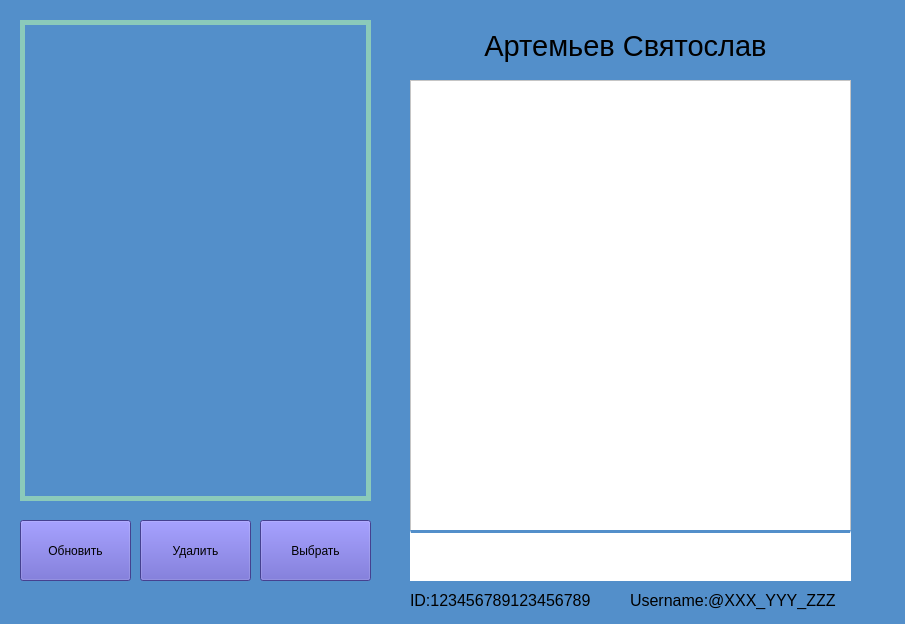
<?xml version="1.0" encoding="UTF-8"?>
<ui version="4.0">
 <class>Form</class>
 <widget class="QWidget" name="Form">
  <property name="geometry">
   <rect>
    <x>0</x>
    <y>0</y>
    <width>905</width>
    <height>624</height>
   </rect>
  </property>
  <property name="windowTitle">
   <string>Form</string>
  </property>
  <property name="autoFillBackground">
   <bool>false</bool>
  </property>
  <property name="styleSheet">
   <string notr="true">QWidget{
	background:#538FCA;
}</string>
  </property>
  <widget class="QListWidget" name="listWidget">
   <property name="geometry">
    <rect>
     <x>20</x>
     <y>20</y>
     <width>351</width>
     <height>481</height>
    </rect>
   </property>
   <property name="font">
    <font>
     <pointsize>22</pointsize>
    </font>
   </property>
   <property name="styleSheet">
    <string notr="true">QListWidget{
	border: 5px solid #8BCABA;
}
QListWidget:item{
	align: center;
	border-bottom: 2px solid #8BCABA;	
	background-color:rgba(112,59,202,0.3);
}</string>
   </property>
  </widget>
  <widget class="QPushButton" name="update_button">
   <property name="geometry">
    <rect>
     <x>20</x>
     <y>520</y>
     <width>111</width>
     <height>61</height>
    </rect>
   </property>
   <property name="styleSheet">
    <string notr="true">QPushButton{
	background: #615BCA;
	transition-property: background; 
	transition-duration: .8s;
}
QPushButton:hover{
	background: #9D97CA;
}</string>
   </property>
   <property name="text">
    <string>Обновить</string>
   </property>
  </widget>
  <widget class="QPushButton" name="delete_button">
   <property name="geometry">
    <rect>
     <x>140</x>
     <y>520</y>
     <width>111</width>
     <height>61</height>
    </rect>
   </property>
   <property name="styleSheet">
    <string notr="true">QPushButton{
	background: #615BCA;
	transition-property: background; 
	transition-duration: .8s;
}
QPushButton:hover{
	background: #9D97CA;
}</string>
   </property>
   <property name="text">
    <string>Удалить</string>
   </property>
  </widget>
  <widget class="QPushButton" name="choice_button">
   <property name="geometry">
    <rect>
     <x>260</x>
     <y>520</y>
     <width>111</width>
     <height>61</height>
    </rect>
   </property>
   <property name="styleSheet">
    <string notr="true">QPushButton{
	background: #615BCA;
	transition-property: background; 
	transition-duration: .8s;
}
QPushButton:hover{
	background: #9D97CA;
}</string>
   </property>
   <property name="text">
    <string>Выбрать</string>
   </property>
  </widget>
  <widget class="QLabel" name="name_surname">
   <property name="geometry">
    <rect>
     <x>400</x>
     <y>20</y>
     <width>451</width>
     <height>51</height>
    </rect>
   </property>
   <property name="font">
    <font>
     <pointsize>22</pointsize>
    </font>
   </property>
   <property name="styleSheet">
    <string notr="true"/>
   </property>
   <property name="text">
    <string>Артемьев Святослав</string>
   </property>
   <property name="alignment">
    <set>Qt::AlignCenter</set>
   </property>
  </widget>
  <widget class="QTextEdit" name="text_edit">
   <property name="geometry">
    <rect>
     <x>410</x>
     <y>80</y>
     <width>441</width>
     <height>451</height>
    </rect>
   </property>
   <property name="font">
    <font>
     <pointsize>8</pointsize>
    </font>
   </property>
   <property name="layoutDirection">
    <enum>Qt::LeftToRight</enum>
   </property>
   <property name="styleSheet">
    <string notr="true">QTextEdit{
	background: white;
}
QTextEdit:item{
	align:left;
}
</string>
   </property>
   <property name="html">
    <string>&lt;!DOCTYPE HTML PUBLIC &quot;-//W3C//DTD HTML 4.0//EN&quot; &quot;http://www.w3.org/TR/REC-html40/strict.dtd&quot;&gt;
&lt;html&gt;&lt;head&gt;&lt;meta name=&quot;qrichtext&quot; content=&quot;1&quot; /&gt;&lt;style type=&quot;text/css&quot;&gt;
p, li { white-space: pre-wrap; }
&lt;/style&gt;&lt;/head&gt;&lt;body style=&quot; font-family:'MS Shell Dlg 2'; font-size:8pt; font-weight:400; font-style:normal;&quot;&gt;
&lt;p style=&quot;-qt-paragraph-type:empty; margin-top:0px; margin-bottom:0px; margin-left:0px; margin-right:0px; -qt-block-indent:0; text-indent:0px; font-family:'MS Shell Dlg 2';&quot;&gt;&lt;br /&gt;&lt;/p&gt;&lt;/body&gt;&lt;/html&gt;</string>
   </property>
  </widget>
  <widget class="QLabel" name="label_id">
   <property name="geometry">
    <rect>
     <x>410</x>
     <y>580</y>
     <width>201</width>
     <height>41</height>
    </rect>
   </property>
   <property name="font">
    <font>
     <pointsize>12</pointsize>
    </font>
   </property>
   <property name="text">
    <string>ID:123456789123456789</string>
   </property>
  </widget>
  <widget class="QLabel" name="label_username">
   <property name="geometry">
    <rect>
     <x>630</x>
     <y>580</y>
     <width>221</width>
     <height>41</height>
    </rect>
   </property>
   <property name="font">
    <font>
     <pointsize>12</pointsize>
    </font>
   </property>
   <property name="text">
    <string>Username:@XXX_YYY_ZZZ</string>
   </property>
  </widget>
  <widget class="QLineEdit" name="input_field">
   <property name="geometry">
    <rect>
     <x>410</x>
     <y>530</y>
     <width>441</width>
     <height>51</height>
    </rect>
   </property>
   <property name="font">
    <font>
     <pointsize>12</pointsize>
    </font>
   </property>
   <property name="styleSheet">
    <string notr="true">QLineEdit{
	border-top: 3px solid #538FCA;	
	background: white;
}</string>
   </property>
   <property name="text">
    <string/>
   </property>
  </widget>
 </widget>
 <resources/>
 <connections/>
</ui>
